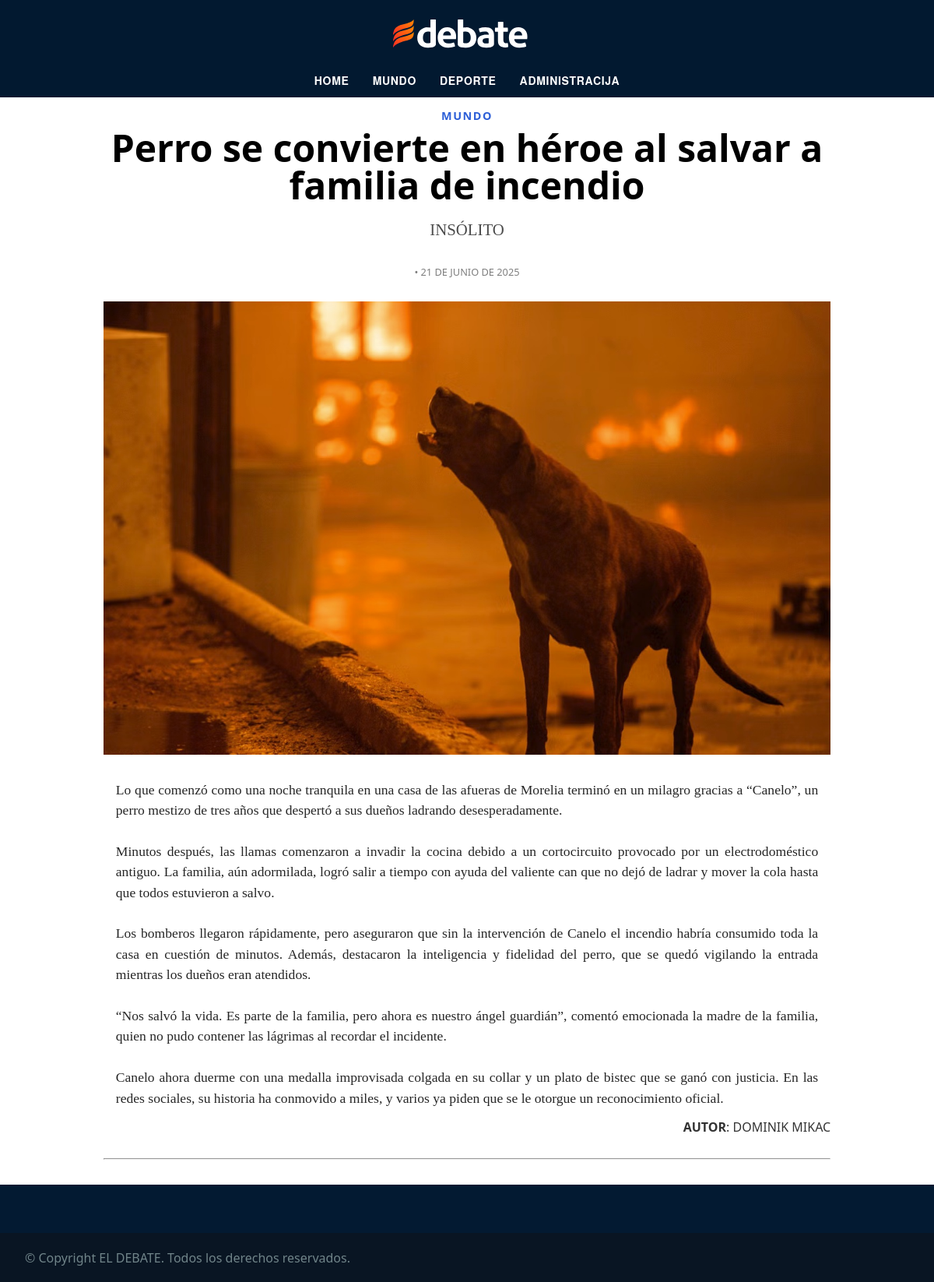
The app's page /article.php?id=16 with its own data.
### tables this page shows
CREATE TABLE `article` (
  `id` int(11) NOT NULL,
  `title` varchar(100) NOT NULL,
  `keyword` varchar(30) NOT NULL,
  `content` text NOT NULL,
  `author_id` int(11) NOT NULL,
  `image_url` varchar(200) NOT NULL,
  `archived` tinyint(1) NOT NULL,
  `category_id` int(11) NOT NULL,
  `submitted` timestamp NOT NULL DEFAULT current_timestamp()
);

CREATE TABLE `category` (
  `id` int(11) NOT NULL,
  `name` varchar(30) NOT NULL
);

CREATE TABLE `user` (
  `id` int(11) NOT NULL,
  `first_name` varchar(255) NOT NULL,
  `last_name` varchar(255) NOT NULL,
  `username` varchar(20) NOT NULL,
  `password_hash` varchar(255) NOT NULL,
  `level` int(11) NOT NULL DEFAULT 0
);

### article.php (the view, shortened to what this page needs)
<?php
$conn = new mysqli("localhost", "root", "", "debate_news");
$articleFound = false;
$articleData = [];
if (isset($_GET['id']) && is_numeric($_GET['id'])) {
  $articleId = intval($_GET['id']);
  $stmt = $conn->prepare("SELECT a.title, a.keyword, a.content, a.image_url, u.first_name, u.last_name, a.submitted, c.name
                            FROM article a
                            JOIN user u ON a.author_id = u.id
                            JOIN category c on a.category_id = c.id
                            WHERE a.id = ?");
  $stmt->bind_param("i", $articleId);
  $stmt->execute();
  $stmt->bind_result($title, $keyword, $content, $image_url, $authorFirstName, $authorLastName, $submitted, $category);
  if ($stmt->fetch()) {
    $articleFound = true;
    $articleData = compact('title', 'keyword', 'content', 'image_url', 'authorFirstName', 'authorLastName', 'submitted', 'category');
  }
}
function formatDateSpanish($dateStr) {
    $months = [
        1 => 'ENERO', 2 => 'FEBRERO', 3 => 'MARZO',
        4 => 'ABRIL', 5 => 'MAYO', 6 => 'JUNIO',
        7 => 'JULIO', 8 => 'AGOSTO', 9 => 'SEPTIEMBRE',
        10 => 'OCTUBRE', 11 => 'NOVIEMBRE', 12 => 'DICIEMBRE'
    ];
    $timestamp = strtotime($dateStr);
    $day = date('j', $timestamp);
    $month = $months[date('n', $timestamp)];
    $year = date('Y', $timestamp);
    return "$day DE $month DE $year";
}
?>
<!DOCTYPE html>
<html lang="en-US">
<head>
  <link rel="stylesheet" href="style.css?v=<?= time(); ?>">
</head>
<body>
  <?php include 'components/header.php'; ?>
  <main>
    <?php if ($articleFound): ?>
      <article>
        <header>
          <p class="article-category"><?= htmlspecialchars($articleData['category']) ?></p>
          <h1><?= htmlspecialchars($articleData['title']) ?></h1>
          <p class="article-keyword"><?= htmlspecialchars($articleData['keyword']) ?></p>
          <p class="article-time"> <?= '• ' . formatDateSpanish($articleData['submitted']) ?></p>
        </header>
        <?php if ($articleData['image_url']): ?>
          <img class="article-img" src="img/<?= htmlspecialchars($articleData['image_url']) ?>" alt="Slika članka" style="max-width: 100%; height: auto;">
        <?php endif; ?>
        <div class="content"><?= nl2br(htmlspecialchars($articleData['content'])) ?></div>
        <p class= "article-author"><?= "<strong>Autor</strong>: " . htmlspecialchars($articleData['authorFirstName'] . ' ' . $articleData['authorLastName']) ?></p>
        <hr>
      </article>
    <?php endif; ?>
  </main>
  <?php include 'components/footer.php'; ?>
</body>
</html>

### style.css (style rules this page uses)
*, *::before, *::after { box-sizing: border-box; }
body, html { margin: 0; padding: 0; overflow-x: hidden; font-family: 'Segoe UI', 'Helvetica Neue', Helvetica, Arial, sans-serif; }
main { max-width: 1200px; min-height: 100vh; margin: 0 auto; flex: 1 0 auto; width: 100%; display: flex; flex-direction: column; align-items: center; padding: 0 1em; }
hr { margin: 2em 0; color: #f5f5f5; align-self: stretch; }
article>* { flex-shrink: 0; min-width: 0; min-height: auto; }
main>article { display: flex; flex-direction: column; justify-content: center; align-items: center; width: 80%; }
article > header { display: flex; flex-direction: column; align-items: center; }
article h1 { text-align: center; font-size: 3rem; margin: 0 auto; margin-top: -7px; line-height: 1; }
.article-img { width:100%; height: auto; display: block; margin: 16px 0; }
.article-category { text-transform: uppercase; font-size: 0.9rem; color: #2d5fd7; font-weight: bold; letter-spacing: 1.5px; }
.article-keyword { font-family:'Times New Roman', Times, serif; opacity: 70%; font-size:1.3rem; }
.article-time { opacity: 50%; font-size: 0.8rem; }
article .content { font-family:'Times New Roman', Times, serif; line-height: 1.5; font-size: 1.1rem; opacity: 85%; margin: 1rem; text-align: justify; }
.article-author { text-transform: uppercase; align-self: flex-end; margin: 0px; line-height: 1; opacity: 80%; }

### records on screen
article: category.name "MUNDO", title "Perro se convierte en héroe al salvar a familia de incendio", keyword "INSÓLITO", submitted "21 DE JUNIO DE 2025", image_url (picture), content "Lo que comenzó como una noche tranquila en una casa de las afueras de Morelia terminó en un milagro gracias a “Canelo”, un perro mestizo de tres años que despertó a sus dueños ladrando desesperadamente. Minutos después, las llamas comenzaron a invadir la cocina debido a un cortocircuito provocado por un electrodoméstico antiguo. La familia, aún adormilada, logró salir a tiempo con ayuda del valiente can que no dejó de ladrar y mover la cola hasta que todos estuvieron a salvo. Los bomberos llegaron rápidamente, pero aseguraron que sin la intervención de Canelo el incendio habría consumido toda la casa en cuestión de minutos. Además, destacaron la inteligencia y fidelidad del perro, que se…", author.last_name "DOMINIK MIKAC"
